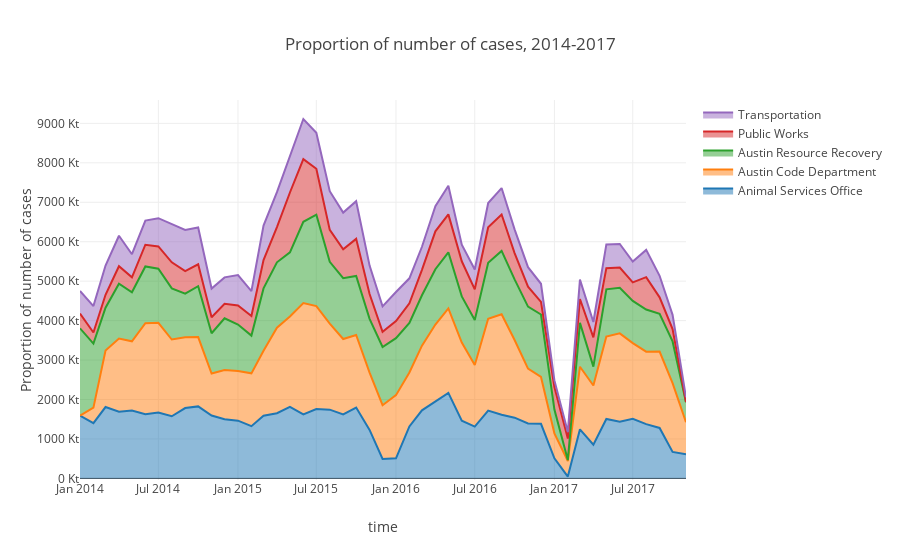

Here is the notebook cell this chart was saved with:
### Code cell
def createStackedQuantArea(df, time, cols, hover, title, yaxisTitle):
    traces = []
    stackedAreaDF = df.loc[:, ([time] + cols)]
    stackedAreaDF.fillna(0, inplace=True)
    
    cumulative = stackedAreaDF[cols].cumsum(axis = 1)
    
    cumulAndOrig = cumulative.merge(stackedAreaDF, 
                                         left_index = True,
                                         right_index = True,
                                        suffixes = ('_c','_o'))
    
    for col in cols:
        cumulAndOrig[col + '_t'] = "<b>" + str(col)[:-6]  + "</b><br>" + str(hover) + cumulAndOrig[col + "_o"].apply(lambda x:
            "{:,}Kt".format(int(round(x, 0))))
        
        traces.append({'type' : 'scatter',
                      'x' : cumulAndOrig[time],
                      'y' : cumulAndOrig[col + "_c"],
                       'text' : cumulAndOrig[col + "_t"],
                       'hoverinfo' : 'text+x',
                      'name' : col[:],
                      'mode' : 'lines',
                      'fill' : 'tonexty'})
        
    data = Data(traces)
    layout = {'title' : title,
             'xaxis' : {'title' : time},
             'yaxis' : {'title' : yaxisTitle,
                       'ticksuffix' : ' Kt'},
             'hovermode' : 'closest'}
    fig = Figure(data = data, layout = layout)
    pyo.iplot(fig)
    return cumulAndOrig,fig
plot = createStackedQuantArea(temp, 'time', ['Animal Services Office', 'Austin Code Department',
       'Austin Resource Recovery', 'Public Works', 'Transportation'], 'number of cases: ',
                            "Proportion of number of cases, 2014-2017", 'Proportion of number of cases')

### Figure 1 — Plotly figure (JSON) as saved in the notebook; plotly's stock layout.template omitted (floating-point values rounded to 4 significant figures)
{"data": [{"fill": "tonexty", "hoverinfo": "text+x", "mode": "lines", "name": "Animal Services Office", "text": ["<b>Animal Services </b><br>number of cases: 1,589Kt", "<b>Animal Services </b><br>number of cases: 1,400Kt", "<b>Animal Services </b><br>number of cases: 1,809Kt", "<b>Animal Services </b><br>number of cases: 1,690Kt", "<b>Animal Services </b><br>number of cases: 1,723Kt", "<b>Animal Services </b><br>number of cases: 1,626Kt", "<b>Animal Services </b><br>number of cases: 1,672Kt", "<b>Animal Services </b><br>number of cases: 1,575Kt", "<b>Animal Services </b><br>number of cases: 1,783Kt", "<b>Animal Services </b><br>number of cases: 1,825Kt", "<b>Animal Services </b><br>number of cases: 1,594Kt", "<b>Animal Services </b><br>number of cases: 1,498Kt", "<b>Animal Services </b><br>number of cases: 1,463Kt", "<b>Animal Services </b><br>number of cases: 1,324Kt", "<b>Animal Services </b><br>number of cases: 1,589Kt", "<b>Animal Services </b><br>number of cases: 1,651Kt", "<b>Animal Services </b><br>number of cases: 1,812Kt", "<b>Animal Services </b><br>number of cases: 1,620Kt", "<b>Animal Services </b><br>number of cases: 1,759Kt", "<b>Animal Services </b><br>number of cases: 1,742Kt", "<b>Animal Services </b><br>number of cases: 1,620Kt", "<b>Animal Services </b><br>number of cases: 1,795Kt", "<b>Animal Services </b><br>number of cases: 1,229Kt", "<b>Animal Services </b><br>number of cases: 491Kt", "<b>Animal Services </b><br>number of cases: 510Kt", "<b>Animal Services </b><br>number of cases: 1,316Kt", "<b>Animal Services </b><br>number of cases: 1,726Kt", "<b>Animal Services </b><br>number of cases: 1,940Kt", "<b>Animal Services </b><br>number of cases: 2,167Kt", "<b>Animal Services </b><br>number of cases: 1,463Kt", "<b>Animal Services </b><br>number of cases: 1,314Kt", "<b>Animal Services </b><br>number of cases: 1,720Kt", "<b>Animal Services </b><br>number of cases: 1,614Kt", "<b>Animal Services </b><br>number of cases: 1,539Kt", "<b>Animal Services </b><br>number of cases: 1,391Kt", "<b>Animal Services </b><br>number of cases: 1,384Kt", "<b>Animal Services </b><br>number of cases: 510Kt", "<b>Animal Services </b><br>number of cases: 45Kt", "<b>Animal Services </b><br>number of cases: 1,244Kt", "<b>Animal Services </b><br>number of cases: 856Kt", "<b>Animal Services </b><br>number of cases: 1,507Kt", "<b>Animal Services </b><br>number of cases: 1,435Kt", "<b>Animal Services </b><br>number of cases: 1,513Kt", "<b>Animal Services </b><br>number of cases: 1,375Kt", "<b>Animal Services </b><br>number of cases: 1,279Kt", "<b>Animal Services </b><br>number of cases: 671Kt", "<b>Animal Services </b><br>number of cases: 615Kt"], "type": "scatter", "x": ["2014-01-01", "2014-02-01", "2014-03-01", "2014-04-01", "2014-05-01", "2014-06-01", "2014-07-01", "2014-08-01", "2014-09-01", "2014-10-01", "2014-11-01", "2014-12-01", "2015-01-01", "2015-02-01", "2015-03-01", "2015-04-01", "2015-05-01", "2015-06-01", "2015-07-01", "2015-08-01", "2015-09-01", "2015-10-01", "2015-11-01", "2015-12-01", "2016-01-01", "2016-02-01", "2016-03-01", "2016-04-01", "2016-05-01", "2016-06-01", "2016-07-01", "2016-08-01", "2016-09-01", "2016-10-01", "2016-11-01", "2016-12-01", "2017-01-01", "2017-02-01", "2017-03-01", "2017-04-01", "2017-05-01", "2017-06-01", "2017-07-01", "2017-08-01", "2017-09-01", "2017-10-01", "2017-11-01"], "y": [1589, 1400, 1809, 1690, 1723, 1626, 1672, 1575, 1783, 1825, 1594, 1498, 1463, 1324, 1589, 1651, 1812, 1620, 1759, 1742, 1620, 1795, 1229, 491, 510, 1316, 1726, 1940, 2167, 1463, 1314, 1720, 1614, 1539, 1391, 1384, 510, 45, 1244, 856, 1507, 1435, 1513, 1375, 1279, 671, 615]}, {"fill": "tonexty", "hoverinfo": "text+x", "mode": "lines", "name": "Austin Code Department", "text": ["<b>Austin Code Depa</b><br>number of cases: 1Kt", "<b>Austin Code Depa</b><br>number of cases: 395Kt", "<b>Austin Code Depa</b><br>number of cases: 1,434Kt", "<b>Austin Code Depa</b><br>number of cases: 1,855Kt", "<b>Austin Code Depa</b><br>number of cases: 1,753Kt", "<b>Austin Code Depa</b><br>number of cases: 2,310Kt", "<b>Austin Code Depa</b><br>number of cases: 2,273Kt", "<b>Austin Code Depa</b><br>number of cases: 1,946Kt", "<b>Austin Code Depa</b><br>number of cases: 1,797Kt", "<b>Austin Code Depa</b><br>number of cases: 1,758Kt", "<b>Austin Code Depa</b><br>number of cases: 1,065Kt", "<b>Austin Code Depa</b><br>number of cases: 1,247Kt", "<b>Austin Code Depa</b><br>number of cases: 1,257Kt", "<b>Austin Code Depa</b><br>number of cases: 1,339Kt", "<b>Austin Code Depa</b><br>number of cases: 1,645Kt", "<b>Austin Code Depa</b><br>number of cases: 2,168Kt", "<b>Austin Code Depa</b><br>number of cases: 2,291Kt", "<b>Austin Code Depa</b><br>number of cases: 2,825Kt", "<b>Austin Code Depa</b><br>number of cases: 2,611Kt", "<b>Austin Code Depa</b><br>number of cases: 2,183Kt", "<b>Austin Code Depa</b><br>number of cases: 1,913Kt", "<b>Austin Code Depa</b><br>number of cases: 1,840Kt", "<b>Austin Code Depa</b><br>number of cases: 1,454Kt", "<b>Austin Code Depa</b><br>number of cases: 1,364Kt", "<b>Austin Code Depa</b><br>number of cases: 1,600Kt", "<b>Austin Code Depa</b><br>number of cases: 1,368Kt", "<b>Austin Code Depa</b><br>number of cases: 1,640Kt", "<b>Austin Code Depa</b><br>number of cases: 1,961Kt", "<b>Austin Code Depa</b><br>number of cases: 2,142Kt", "<b>Austin Code Depa</b><br>number of cases: 1,982Kt", "<b>Austin Code Depa</b><br>number of cases: 1,561Kt", "<b>Austin Code Depa</b><br>number of cases: 2,325Kt", "<b>Austin Code Depa</b><br>number of cases: 2,548Kt", "<b>Austin Code Depa</b><br>number of cases: 1,970Kt", "<b>Austin Code Depa</b><br>number of cases: 1,393Kt", "<b>Austin Code Depa</b><br>number of cases: 1,187Kt", "<b>Austin Code Depa</b><br>number of cases: 628Kt", "<b>Austin Code Depa</b><br>number of cases: 396Kt", "<b>Austin Code Depa</b><br>number of cases: 1,587Kt", "<b>Austin Code Depa</b><br>number of cases: 1,500Kt", "<b>Austin Code Depa</b><br>number of cases: 2,090Kt", "<b>Austin Code Depa</b><br>number of cases: 2,241Kt", "<b>Austin Code Depa</b><br>number of cases: 1,916Kt", "<b>Austin Code Depa</b><br>number of cases: 1,837Kt", "<b>Austin Code Depa</b><br>number of cases: 1,938Kt", "<b>Austin Code Depa</b><br>number of cases: 1,742Kt", "<b>Austin Code Depa</b><br>number of cases: 808Kt"], "type": "scatter", "x": ["2014-01-01", "2014-02-01", "2014-03-01", "2014-04-01", "2014-05-01", "2014-06-01", "2014-07-01", "2014-08-01", "2014-09-01", "2014-10-01", "2014-11-01", "2014-12-01", "2015-01-01", "2015-02-01", "2015-03-01", "2015-04-01", "2015-05-01", "2015-06-01", "2015-07-01", "2015-08-01", "2015-09-01", "2015-10-01", "2015-11-01", "2015-12-01", "2016-01-01", "2016-02-01", "2016-03-01", "2016-04-01", "2016-05-01", "2016-06-01", "2016-07-01", "2016-08-01", "2016-09-01", "2016-10-01", "2016-11-01", "2016-12-01", "2017-01-01", "2017-02-01", "2017-03-01", "2017-04-01", "2017-05-01", "2017-06-01", "2017-07-01", "2017-08-01", "2017-09-01", "2017-10-01", "2017-11-01"], "y": [1590, 1795, 3243, 3545, 3476, 3936, 3945, 3521, 3580, 3583, 2659, 2745, 2720, 2663, 3234, 3819, 4103, 4445, 4370, 3925, 3533, 3635, 2683, 1855, 2110, 2684, 3366, 3901, 4309, 3445, 2875, 4045, 4162, 3509, 2784, 2571, 1138, 441, 2831, 2356, 3597, 3676, 3429, 3212, 3217, 2413, 1423]}, {"fill": "tonexty", "hoverinfo": "text+x", "mode": "lines", "name": "Austin Resource Recovery", "text": ["<b>Austin Resource Re</b><br>number of cases: 2,214Kt", "<b>Austin Resource Re</b><br>number of cases: 1,623Kt", "<b>Austin Resource Re</b><br>number of cases: 1,085Kt", "<b>Austin Resource Re</b><br>number of cases: 1,392Kt", "<b>Austin Resource Re</b><br>number of cases: 1,242Kt", "<b>Austin Resource Re</b><br>number of cases: 1,437Kt", "<b>Austin Resource Re</b><br>number of cases: 1,369Kt", "<b>Austin Resource Re</b><br>number of cases: 1,297Kt", "<b>Austin Resource Re</b><br>number of cases: 1,105Kt", "<b>Austin Resource Re</b><br>number of cases: 1,289Kt", "<b>Austin Resource Re</b><br>number of cases: 1,021Kt", "<b>Austin Resource Re</b><br>number of cases: 1,313Kt", "<b>Austin Resource Re</b><br>number of cases: 1,182Kt", "<b>Austin Resource Re</b><br>number of cases: 957Kt", "<b>Austin Resource Re</b><br>number of cases: 1,583Kt", "<b>Austin Resource Re</b><br>number of cases: 1,659Kt", "<b>Austin Resource Re</b><br>number of cases: 1,629Kt", "<b>Austin Resource Re</b><br>number of cases: 2,060Kt", "<b>Austin Resource Re</b><br>number of cases: 2,317Kt", "<b>Austin Resource Re</b><br>number of cases: 1,566Kt", "<b>Austin Resource Re</b><br>number of cases: 1,544Kt", "<b>Austin Resource Re</b><br>number of cases: 1,497Kt", "<b>Austin Resource Re</b><br>number of cases: 1,361Kt", "<b>Austin Resource Re</b><br>number of cases: 1,476Kt", "<b>Austin Resource Re</b><br>number of cases: 1,446Kt", "<b>Austin Resource Re</b><br>number of cases: 1,255Kt", "<b>Austin Resource Re</b><br>number of cases: 1,276Kt", "<b>Austin Resource Re</b><br>number of cases: 1,402Kt", "<b>Austin Resource Re</b><br>number of cases: 1,422Kt", "<b>Austin Resource Re</b><br>number of cases: 1,169Kt", "<b>Austin Resource Re</b><br>number of cases: 1,141Kt", "<b>Austin Resource Re</b><br>number of cases: 1,421Kt", "<b>Austin Resource Re</b><br>number of cases: 1,604Kt", "<b>Austin Resource Re</b><br>number of cases: 1,537Kt", "<b>Austin Resource Re</b><br>number of cases: 1,572Kt", "<b>Austin Resource Re</b><br>number of cases: 1,584Kt", "<b>Austin Resource Re</b><br>number of cases: 606Kt", "<b>Austin Resource Re</b><br>number of cases: 24Kt", "<b>Austin Resource Re</b><br>number of cases: 1,111Kt", "<b>Austin Resource Re</b><br>number of cases: 478Kt", "<b>Austin Resource Re</b><br>number of cases: 1,196Kt", "<b>Austin Resource Re</b><br>number of cases: 1,154Kt", "<b>Austin Resource Re</b><br>number of cases: 1,072Kt", "<b>Austin Resource Re</b><br>number of cases: 1,068Kt", "<b>Austin Resource Re</b><br>number of cases: 956Kt", "<b>Austin Resource Re</b><br>number of cases: 1,059Kt", "<b>Austin Resource Re</b><br>number of cases: 506Kt"], "type": "scatter", "x": ["2014-01-01", "2014-02-01", "2014-03-01", "2014-04-01", "2014-05-01", "2014-06-01", "2014-07-01", "2014-08-01", "2014-09-01", "2014-10-01", "2014-11-01", "2014-12-01", "2015-01-01", "2015-02-01", "2015-03-01", "2015-04-01", "2015-05-01", "2015-06-01", "2015-07-01", "2015-08-01", "2015-09-01", "2015-10-01", "2015-11-01", "2015-12-01", "2016-01-01", "2016-02-01", "2016-03-01", "2016-04-01", "2016-05-01", "2016-06-01", "2016-07-01", "2016-08-01", "2016-09-01", "2016-10-01", "2016-11-01", "2016-12-01", "2017-01-01", "2017-02-01", "2017-03-01", "2017-04-01", "2017-05-01", "2017-06-01", "2017-07-01", "2017-08-01", "2017-09-01", "2017-10-01", "2017-11-01"], "y": [3804, 3418, 4328, 4937, 4718, 5373, 5314, 4818, 4685, 4872, 3680, 4058, 3902, 3620, 4817, 5478, 5732, 6505, 6687, 5491, 5077, 5132, 4044, 3331, 3556, 3939, 4642, 5303, 5731, 4614, 4016, 5466, 5766, 5046, 4356, 4155, 1744, 465, 3942, 2834, 4793, 4830, 4501, 4280, 4173, 3472, 1929]}, {"fill": "tonexty", "hoverinfo": "text+x", "mode": "lines", "name": "Public Works", "text": ["<b>Public</b><br>number of cases: 376Kt", "<b>Public</b><br>number of cases: 281Kt", "<b>Public</b><br>number of cases: 327Kt", "<b>Public</b><br>number of cases: 442Kt", "<b>Public</b><br>number of cases: 380Kt", "<b>Public</b><br>number of cases: 551Kt", "<b>Public</b><br>number of cases: 566Kt", "<b>Public</b><br>number of cases: 660Kt", "<b>Public</b><br>number of cases: 569Kt", "<b>Public</b><br>number of cases: 555Kt", "<b>Public</b><br>number of cases: 404Kt", "<b>Public</b><br>number of cases: 368Kt", "<b>Public</b><br>number of cases: 480Kt", "<b>Public</b><br>number of cases: 499Kt", "<b>Public</b><br>number of cases: 719Kt", "<b>Public</b><br>number of cases: 892Kt", "<b>Public</b><br>number of cases: 1,516Kt", "<b>Public</b><br>number of cases: 1,588Kt", "<b>Public</b><br>number of cases: 1,162Kt", "<b>Public</b><br>number of cases: 808Kt", "<b>Public</b><br>number of cases: 730Kt", "<b>Public</b><br>number of cases: 940Kt", "<b>Public</b><br>number of cases: 630Kt", "<b>Public</b><br>number of cases: 386Kt", "<b>Public</b><br>number of cases: 432Kt", "<b>Public</b><br>number of cases: 498Kt", "<b>Public</b><br>number of cases: 645Kt", "<b>Public</b><br>number of cases: 960Kt", "<b>Public</b><br>number of cases: 962Kt", "<b>Public</b><br>number of cases: 890Kt", "<b>Public</b><br>number of cases: 777Kt", "<b>Public</b><br>number of cases: 902Kt", "<b>Public</b><br>number of cases: 923Kt", "<b>Public</b><br>number of cases: 667Kt", "<b>Public</b><br>number of cases: 504Kt", "<b>Public</b><br>number of cases: 318Kt", "<b>Public</b><br>number of cases: 572Kt", "<b>Public</b><br>number of cases: 544Kt", "<b>Public</b><br>number of cases: 606Kt", "<b>Public</b><br>number of cases: 741Kt", "<b>Public</b><br>number of cases: 536Kt", "<b>Public</b><br>number of cases: 515Kt", "<b>Public</b><br>number of cases: 468Kt", "<b>Public</b><br>number of cases: 822Kt", "<b>Public</b><br>number of cases: 417Kt", "<b>Public</b><br>number of cases: 313Kt", "<b>Public</b><br>number of cases: 8Kt"], "type": "scatter", "x": ["2014-01-01", "2014-02-01", "2014-03-01", "2014-04-01", "2014-05-01", "2014-06-01", "2014-07-01", "2014-08-01", "2014-09-01", "2014-10-01", "2014-11-01", "2014-12-01", "2015-01-01", "2015-02-01", "2015-03-01", "2015-04-01", "2015-05-01", "2015-06-01", "2015-07-01", "2015-08-01", "2015-09-01", "2015-10-01", "2015-11-01", "2015-12-01", "2016-01-01", "2016-02-01", "2016-03-01", "2016-04-01", "2016-05-01", "2016-06-01", "2016-07-01", "2016-08-01", "2016-09-01", "2016-10-01", "2016-11-01", "2016-12-01", "2017-01-01", "2017-02-01", "2017-03-01", "2017-04-01", "2017-05-01", "2017-06-01", "2017-07-01", "2017-08-01", "2017-09-01", "2017-10-01", "2017-11-01"], "y": [4180, 3699, 4655, 5379, 5098, 5924, 5880, 5478, 5254, 5427, 4084, 4426, 4382, 4119, 5536, 6370, 7248, 8093, 7849, 6299, 5807, 6072, 4674, 3717, 3988, 4437, 5287, 6263, 6693, 5504, 4793, 6368, 6689, 5713, 4860, 4473, 2316, 1009, 4548, 3575, 5329, 5345, 4969, 5102, 4590, 3785, 1937]}, {"fill": "tonexty", "hoverinfo": "text+x", "mode": "lines", "name": "Transportation", "text": ["<b>Transpor</b><br>number of cases: 570Kt", "<b>Transpor</b><br>number of cases: 670Kt", "<b>Transpor</b><br>number of cases: 740Kt", "<b>Transpor</b><br>number of cases: 773Kt", "<b>Transpor</b><br>number of cases: 585Kt", "<b>Transpor</b><br>number of cases: 611Kt", "<b>Transpor</b><br>number of cases: 717Kt", "<b>Transpor</b><br>number of cases: 973Kt", "<b>Transpor</b><br>number of cases: 1,045Kt", "<b>Transpor</b><br>number of cases: 933Kt", "<b>Transpor</b><br>number of cases: 728Kt", "<b>Transpor</b><br>number of cases: 670Kt", "<b>Transpor</b><br>number of cases: 774Kt", "<b>Transpor</b><br>number of cases: 630Kt", "<b>Transpor</b><br>number of cases: 873Kt", "<b>Transpor</b><br>number of cases: 887Kt", "<b>Transpor</b><br>number of cases: 925Kt", "<b>Transpor</b><br>number of cases: 1,018Kt", "<b>Transpor</b><br>number of cases: 914Kt", "<b>Transpor</b><br>number of cases: 982Kt", "<b>Transpor</b><br>number of cases: 931Kt", "<b>Transpor</b><br>number of cases: 955Kt", "<b>Transpor</b><br>number of cases: 720Kt", "<b>Transpor</b><br>number of cases: 644Kt", "<b>Transpor</b><br>number of cases: 736Kt", "<b>Transpor</b><br>number of cases: 635Kt", "<b>Transpor</b><br>number of cases: 585Kt", "<b>Transpor</b><br>number of cases: 635Kt", "<b>Transpor</b><br>number of cases: 724Kt", "<b>Transpor</b><br>number of cases: 420Kt", "<b>Transpor</b><br>number of cases: 501Kt", "<b>Transpor</b><br>number of cases: 614Kt", "<b>Transpor</b><br>number of cases: 671Kt", "<b>Transpor</b><br>number of cases: 601Kt", "<b>Transpor</b><br>number of cases: 494Kt", "<b>Transpor</b><br>number of cases: 461Kt", "<b>Transpor</b><br>number of cases: 168Kt", "<b>Transpor</b><br>number of cases: 165Kt", "<b>Transpor</b><br>number of cases: 492Kt", "<b>Transpor</b><br>number of cases: 390Kt", "<b>Transpor</b><br>number of cases: 602Kt", "<b>Transpor</b><br>number of cases: 599Kt", "<b>Transpor</b><br>number of cases: 530Kt", "<b>Transpor</b><br>number of cases: 691Kt", "<b>Transpor</b><br>number of cases: 546Kt", "<b>Transpor</b><br>number of cases: 362Kt", "<b>Transpor</b><br>number of cases: 117Kt"], "type": "scatter", "x": ["2014-01-01", "2014-02-01", "2014-03-01", "2014-04-01", "2014-05-01", "2014-06-01", "2014-07-01", "2014-08-01", "2014-09-01", "2014-10-01", "2014-11-01", "2014-12-01", "2015-01-01", "2015-02-01", "2015-03-01", "2015-04-01", "2015-05-01", "2015-06-01", "2015-07-01", "2015-08-01", "2015-09-01", "2015-10-01", "2015-11-01", "2015-12-01", "2016-01-01", "2016-02-01", "2016-03-01", "2016-04-01", "2016-05-01", "2016-06-01", "2016-07-01", "2016-08-01", "2016-09-01", "2016-10-01", "2016-11-01", "2016-12-01", "2017-01-01", "2017-02-01", "2017-03-01", "2017-04-01", "2017-05-01", "2017-06-01", "2017-07-01", "2017-08-01", "2017-09-01", "2017-10-01", "2017-11-01"], "y": [4750, 4369, 5395, 6152, 5683, 6535, 6597, 6451, 6299, 6360, 4812, 5096, 5156, 4749, 6409, 7257, 8173, 9111, 8763, 7281, 6738, 7027, 5394, 4361, 4724, 5072, 5872, 6898, 7417, 5924, 5294, 6982, 7360, 6314, 5354, 4934, 2484, 1174, 5040, 3965, 5931, 5944, 5499, 5793, 5136, 4147, 2054]}], "layout": {"hovermode": "closest", "title": "Proportion of number of cases, 2014-2017", "xaxis": {"title": "time"}, "yaxis": {"ticksuffix": " Kt", "title": "Proportion of number of cases"}}}
